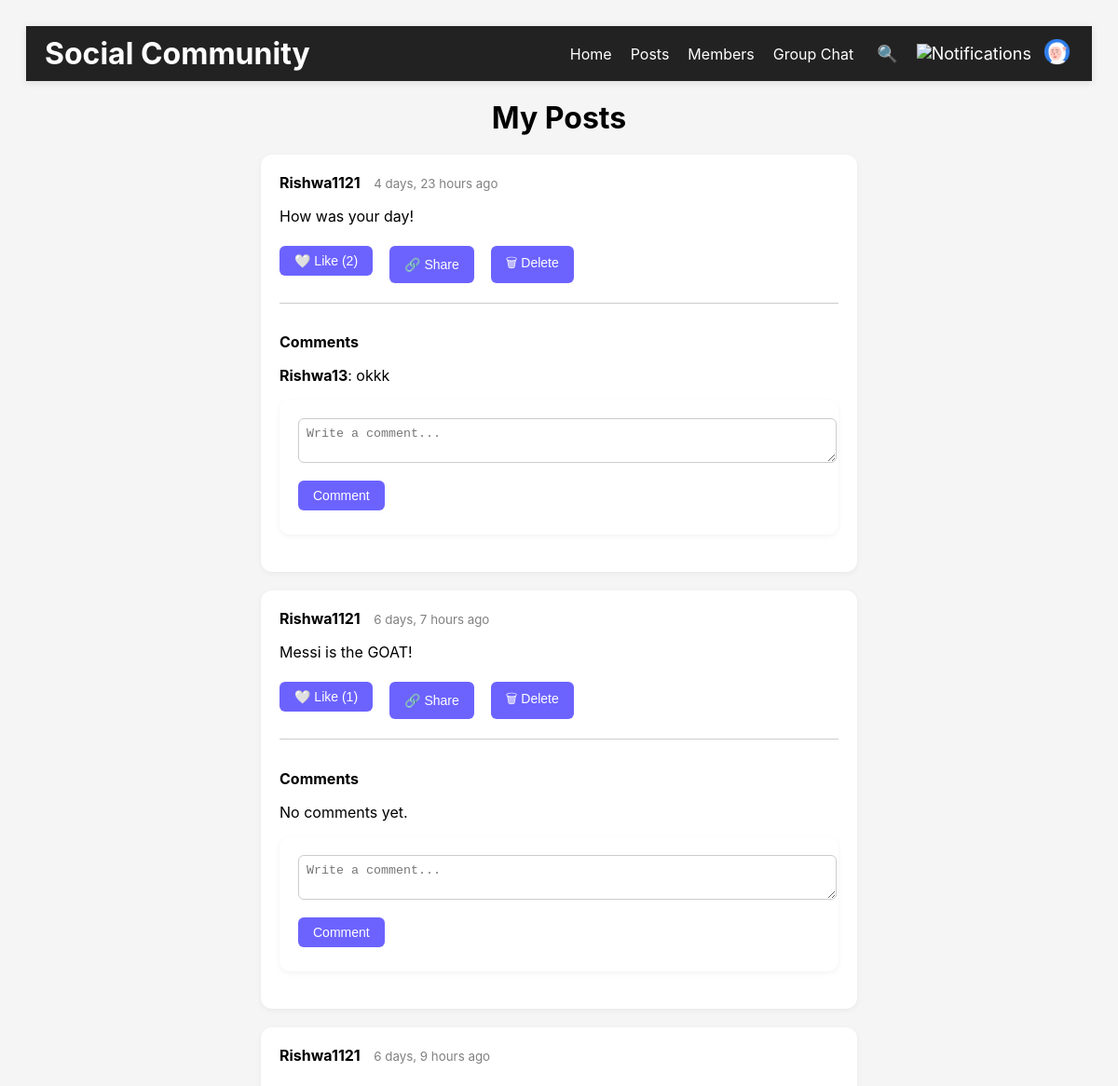
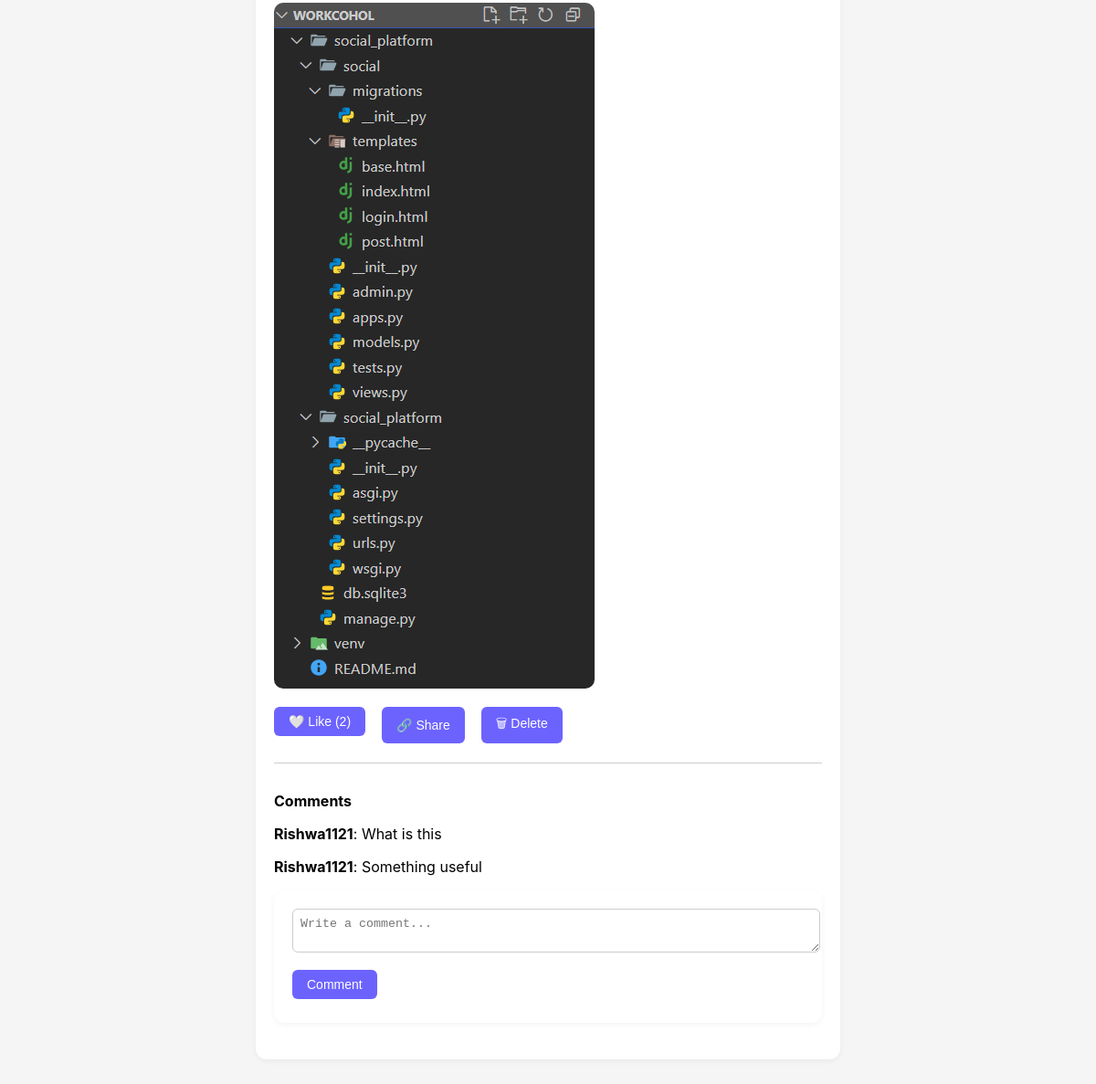
Screenshot of /my-posts/ (signed in) with the database file from the repository (2 pictures, top to bottom).
### social/models.py (models this page shows, shortened)
class Post(models.Model):
    user = models.ForeignKey(User, on_delete=models.CASCADE)
    content = models.TextField()
    image = models.ImageField(upload_to='posts/', blank=True, null=True)
    created_at = models.DateTimeField(auto_now_add=True)

class Comment(models.Model):
    user = models.ForeignKey(User, on_delete=models.CASCADE)
    post = models.ForeignKey(Post, related_name='comments', on_delete=models.CASCADE)
    text = models.TextField()
    created_at = models.DateTimeField(auto_now_add=True)

### social/views.py (the view)
# urls.py: path('my-posts/', views.my_posts, name='my_posts'),
@login_required
def my_posts(request):
    posts = Post.objects.filter(user=request.user).order_by('-created_at')
    return render(request, 'my_posts.html', {'posts': posts})

### social/context_processors.py (called while the page is built)
def unread_notification_count(request):
    if request.user.is_authenticated:
        count = Notification.objects.filter(user=request.user, is_read=False).count()
    else:
        count = 0
    return {'unread_notification_count': count}

### social/templates/my_posts.html (shortened to what this page needs)
{% extends 'base.html' %}
{% load humanize %}
{% block content %}
<h1 style="text-align: center; margin-top: 20px;">My Posts</h1>
{% for post in posts %}
    <div class="post" id="post{{ post.id }}">
        <div style="margin-bottom: 10px;">
            <strong>{{ post.user.username }}</strong>
            <small style="color: gray; margin-left: 10px;">{{ post.created_at|naturaltime }}</small>
        </div>
        <p>{{ post.content }}</p>
        {% if post.image %}
            <img src="{{ post.image.url }}" alt="Post Image" style="max-width:100%; border-radius:10px; margin-top:10px;">
        {% endif %}
        <div class="like-share">
            <form method="POST" action="{% url 'like_post' post.id %}#post{{ post.id }}">
                <button class="btn" type="submit">
                    {% if request.user in post.likes.all %}
                        ❤️ Liked ({{ post.likes.count }})
                    {% else %}
                        🤍 Like ({{ post.likes.count }})
                    {% endif %}
                </button>
            </form>
            <button class="btn" onclick="navigator.clipboard.writeText(window.location.href.split('#')[0] + '#post{{ post.id }}')">🔗 Share</button>
            <form method="POST" action="{% url 'delete_post' post.id %}#post{{ post.id }}" style="display:inline;">
                <button class="btn btn-delete" type="submit">🗑 Delete</button>
            </form>
        </div>
        <div class="comments">
            <h4>Comments</h4>
            {% for comment in post.comments.all %}
                <p><strong>{{ comment.user.username }}</strong>: {{ comment.text }}</p>
            {% empty %}
                <p>No comments yet.</p>
            {% endfor %}
            <div class="comment-box">
                <form method="POST" action="{% url 'comment_post' post.id %}#post{{ post.id }}">
                    <textarea name="comment" rows="2" placeholder="Write a comment..."></textarea><br>
                    <button class="btn" type="submit">Comment</button>
                </form>
            </div>
        </div>
    </div>
{% empty %}
    <p style="text-align: center; margin-top: 40px;">You haven’t posted anything yet.</p>
{% endfor %}
{% endblock %}

### social/static/social/style.css (style rules this page uses)
button { width: 100%; padding: 14px; border: none; background-color: #2f80ed; color: white; font-size: 16px; border-radius: 10px; cursor: pointer; margin-top: 10px; transition: background 0.3s ease, transform 0.2s ease; }
.btn { background-color: #2f80ed; color: white; padding: 8px 16px; margin: 6px 6px 6px 0; border: none; border-radius: 8px; font-size: 14px; cursor: pointer; transition: background-color 0.3s ease; }
.post { background-color: rgba(255, 255, 255, 0.95); padding: 20px; border-radius: 12px; margin: 20px auto; max-width: 600px; box-shadow: 0 0 10px rgba(0, 0, 0, 0.1); }
.post img { max-width: 100%; border-radius: 8px; margin-top: 10px; }
.like-share { display: flex; gap: 10px; margin-top: 10px; }
.comments { margin-top: 15px; border-top: 1px solid #ccc; padding-top: 10px; }
.comment-box textarea { width: 100%; padding: 10px; border-radius: 6px; border: 1px solid #ccc; resize: vertical; }
.comment-box .btn { margin-top: 5px; }

### social/templates/my_posts.html (style rules this page uses)
body { font-family: Inter, sans-serif; background-color: #f5f5f5; padding: 20px; }
h1 { margin-bottom: 20px; }
.post-form, .post, .comment-box { background: white; padding: 20px; margin-bottom: 20px; border-radius: 12px; box-shadow: 0 2px 6px rgba(0,0,0,0.05); }
textarea, input[type="file"] { width: 100%; margin-bottom: 10px; }
.post img { max-width: 100%; margin-top: 10px; border-radius: 8px; }
.btn { background: #6c63ff; color: white; padding: 8px 16px; border: none; border-radius: 6px; cursor: pointer; font-size: 14px; width: auto; display: inline-block; text-align: center; margin-right: 8px; }
.like-share { margin-top: 10px; display: flex; gap: 10px; }
.comments { margin-top: 15px; }
.comments h4 { margin-bottom: 10px; }
.comment-box textarea { width: 100%; padding: 8px; border: 1px solid #ccc; border-radius: 6px; }

### rows the page displays
Post: user.username "Rishwa1121", created_at "4 days, 23 hours ago", content "How was your day!", likes.count "2"
Comment: user.username "Rishwa13", text "okkk"
Post: user.username "Rishwa1121", created_at "6 days, 7 hours ago", content "Messi is the GOAT!", likes.count "1"
Post: user.username "Rishwa1121", created_at "6 days, 9 hours ago", image (picture), likes.count "2"
Comment: user.username "Rishwa1121", text "What is this"
Comment: user.username "Rishwa1121", text "Something useful"
